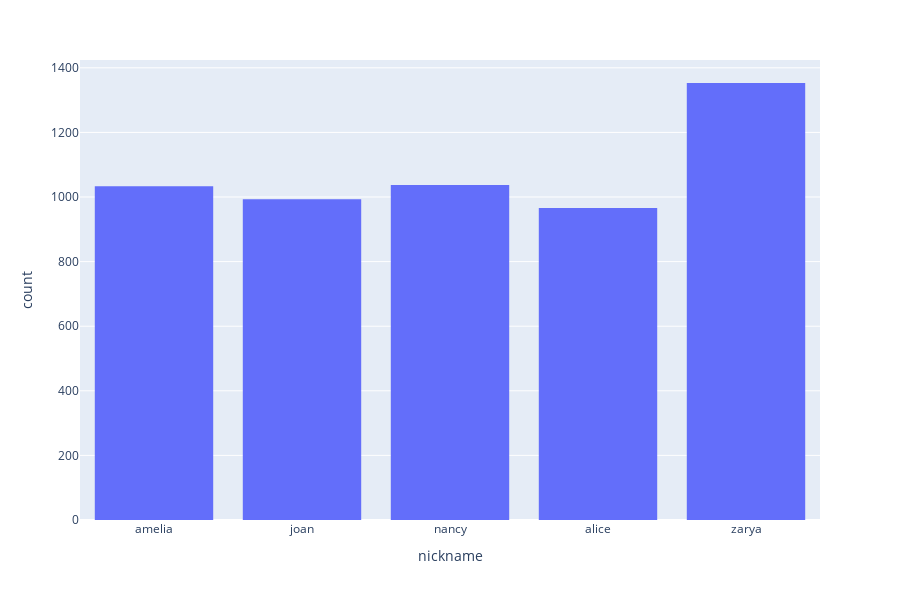

Source (notebook cell):
### Code cell
px.histogram(passes, x="nickname", height=600)

### Figure 1 — Plotly figure (JSON) as saved in the notebook; plotly's stock layout.template omitted (floating-point values rounded to 4 significant figures; data arrays with more than 128 entries replaced by an {"elided": "..."} marker saying what was removed)
{"data": [{"bingroup": "x", "hovertemplate": "nickname=%{x}<br>count=%{y}<extra></extra>", "legendgroup": "", "marker": {"color": "#636efa", "pattern": {"shape": ""}}, "name": "", "orientation": "v", "showlegend": false, "type": "histogram", "x": {"elided": "5382 str values"}, "xaxis": "x", "yaxis": "y"}], "layout": {"barmode": "relative", "height": 600, "legend": {"tracegroupgap": 0}, "margin": {"t": 60}, "xaxis": {"anchor": "y", "domain": [0, 1], "title": {"text": "nickname"}}, "yaxis": {"anchor": "x", "domain": [0, 1], "title": {"text": "count"}}}}
